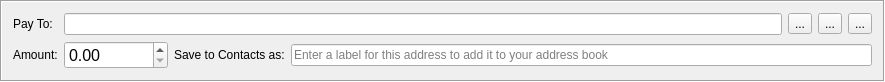
<?xml version="1.0" encoding="UTF-8"?>
<ui version="4.0">
 <class>TransferFrame</class>
 <widget class="QFrame" name="TransferFrame">
  <property name="geometry">
   <rect>
    <x>0</x>
    <y>0</y>
    <width>885</width>
    <height>80</height>
   </rect>
  </property>
  <property name="windowTitle">
   <string>Frame</string>
  </property>
  <property name="frameShape">
   <enum>QFrame::Box</enum>
  </property>
  <property name="frameShadow">
   <enum>QFrame::Sunken</enum>
  </property>
  <layout class="QGridLayout" name="gridLayout">
   <item row="0" column="0">
    <widget class="QLabel" name="label">
     <property name="text">
      <string>Pay To:</string>
     </property>
    </widget>
   </item>
   <item row="0" column="1" colspan="2">
    <layout class="QHBoxLayout" name="horizontalLayout_2">
     <item>
      <widget class="QLineEdit" name="m_addressEdit">
       <property name="clearButtonEnabled">
        <bool>false</bool>
       </property>
      </widget>
     </item>
     <item>
      <widget class="QToolButton" name="m_addressBookButton">
       <property name="toolTip">
        <string>Select recipient from Address Book</string>
       </property>
       <property name="text">
        <string>...</string>
       </property>
       <property name="icon">
        <iconset resource="../../resources.qrc">
         <normaloff>:/icons/add_recepient</normaloff>:/icons/add_recepient</iconset>
       </property>
      </widget>
     </item>
     <item>
      <widget class="QToolButton" name="m_pasteButton">
       <property name="toolTip">
        <string>Paste from clipboard</string>
       </property>
       <property name="text">
        <string>...</string>
       </property>
       <property name="icon">
        <iconset resource="../../resources.qrc">
         <normaloff>:/icons/paste</normaloff>:/icons/paste</iconset>
       </property>
      </widget>
     </item>
     <item>
      <widget class="QToolButton" name="m_removeButton">
       <property name="toolTip">
        <string>Remove recepient</string>
       </property>
       <property name="text">
        <string>...</string>
       </property>
       <property name="icon">
        <iconset resource="../../resources.qrc">
         <normaloff>:/icons/remove</normaloff>:/icons/remove</iconset>
       </property>
      </widget>
     </item>
    </layout>
   </item>
   <item row="1" column="0">
    <widget class="QLabel" name="label_3">
     <property name="text">
      <string>Amount:</string>
     </property>
    </widget>
   </item>
   <item row="1" column="1">
    <widget class="QDoubleSpinBox" name="m_amountSpin">
     <property name="font">
      <font>
       <pointsize>12</pointsize>
      </font>
     </property>
     <property name="cursor">
      <cursorShape>IBeamCursor</cursorShape>
     </property>
     <property name="layoutDirection">
      <enum>Qt::LeftToRight</enum>
     </property>
     <property name="locale">
      <locale language="English" country="UnitedStates"/>
     </property>
     <property name="suffix">
      <string notr="true"/>
     </property>
     <property name="decimals">
      <number>2</number>
     </property>
     <property name="maximum">
      <double>9999999.99</double>
     </property>
    </widget>
   </item>
   <item row="1" column="2">
    <layout class="QHBoxLayout" name="horizontalLayout">
     <item>
      <widget class="QLabel" name="label_2">
       <property name="text">
        <string>Save to Contacts as:</string>
       </property>
      </widget>
     </item>
     <item>
      <widget class="QLineEdit" name="m_labelEdit">
       <property name="maxLength">
        <number>50</number>
       </property>
       <property name="placeholderText">
        <string>Enter a label for this address to add it to your address book</string>
       </property>
      </widget>
     </item>
    </layout>
   </item>
  </layout>
 </widget>
 <tabstops>
  <tabstop>m_addressEdit</tabstop>
  <tabstop>m_amountSpin</tabstop>
  <tabstop>m_labelEdit</tabstop>
  <tabstop>m_addressBookButton</tabstop>
  <tabstop>m_pasteButton</tabstop>
  <tabstop>m_removeButton</tabstop>
 </tabstops>
 <resources>
  <include location="../../resources.qrc"/>
 </resources>
 <connections>
  <connection>
   <sender>m_removeButton</sender>
   <signal>clicked()</signal>
   <receiver>TransferFrame</receiver>
   <slot>close()</slot>
   <hints>
    <hint type="sourcelabel">
     <x>862</x>
     <y>21</y>
    </hint>
    <hint type="destinationlabel">
     <x>442</x>
     <y>60</y>
    </hint>
   </hints>
  </connection>
  <connection>
   <sender>m_addressBookButton</sender>
   <signal>clicked()</signal>
   <receiver>TransferFrame</receiver>
   <slot>addressBookClicked()</slot>
   <hints>
    <hint type="sourcelabel">
     <x>786</x>
     <y>21</y>
    </hint>
    <hint type="destinationlabel">
     <x>442</x>
     <y>60</y>
    </hint>
   </hints>
  </connection>
  <connection>
   <sender>m_pasteButton</sender>
   <signal>clicked()</signal>
   <receiver>TransferFrame</receiver>
   <slot>pasteClicked()</slot>
   <hints>
    <hint type="sourcelabel">
     <x>824</x>
     <y>21</y>
    </hint>
    <hint type="destinationlabel">
     <x>442</x>
     <y>60</y>
    </hint>
   </hints>
  </connection>
  <connection>
   <sender>m_amountSpin</sender>
   <signal>valueChanged(double)</signal>
   <receiver>TransferFrame</receiver>
   <slot>amountValueChange()</slot>
   <hints>
    <hint type="sourcelabel">
     <x>150</x>
     <y>56</y>
    </hint>
    <hint type="destinationlabel">
     <x>442</x>
     <y>39</y>
    </hint>
   </hints>
  </connection>
  <connection>
   <sender>m_removeButton</sender>
   <signal>clicked()</signal>
   <receiver>TransferFrame</receiver>
   <slot>amountValueChange()</slot>
   <hints>
    <hint type="sourcelabel">
     <x>861</x>
     <y>23</y>
    </hint>
    <hint type="destinationlabel">
     <x>442</x>
     <y>39</y>
    </hint>
   </hints>
  </connection>
  <connection>
   <sender>m_addressEdit</sender>
   <signal>textEdited(QString)</signal>
   <receiver>TransferFrame</receiver>
   <slot>addressEdited(QString)</slot>
   <hints>
    <hint type="sourcelabel">
     <x>460</x>
     <y>18</y>
    </hint>
    <hint type="destinationlabel">
     <x>442</x>
     <y>66</y>
    </hint>
   </hints>
  </connection>
 </connections>
 <slots>
  <slot>addressBookClicked()</slot>
  <slot>pasteClicked()</slot>
  <slot>addressEdited(QString)</slot>
 </slots>
</ui>
